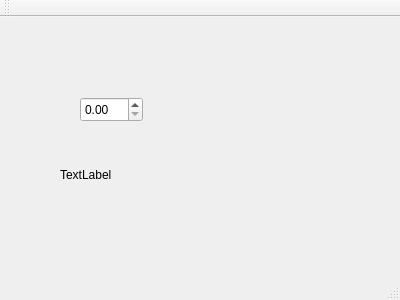
<?xml version="1.0" encoding="UTF-8"?>
<ui version="4.0">
 <class>Weather_Judgment_Hub</class>
 <widget class="QMainWindow" name="Weather_Judgment_Hub">
  <property name="geometry">
   <rect>
    <x>0</x>
    <y>0</y>
    <width>400</width>
    <height>300</height>
   </rect>
  </property>
  <property name="windowTitle">
   <string>Weather_Judgment_Hub</string>
  </property>
  <widget class="QWidget" name="centralWidget">
   <widget class="QLabel" name="test">
    <property name="geometry">
     <rect>
      <x>60</x>
      <y>150</y>
      <width>281</width>
      <height>16</height>
     </rect>
    </property>
    <property name="text">
     <string>TextLabel</string>
    </property>
   </widget>
   <widget class="QDoubleSpinBox" name="boxtest">
    <property name="geometry">
     <rect>
      <x>80</x>
      <y>80</y>
      <width>63</width>
      <height>25</height>
     </rect>
    </property>
   </widget>
  </widget>
  <widget class="QMenuBar" name="menuBar">
   <property name="geometry">
    <rect>
     <x>0</x>
     <y>0</y>
     <width>400</width>
     <height>21</height>
    </rect>
   </property>
  </widget>
  <widget class="QToolBar" name="mainToolBar">
   <attribute name="toolBarArea">
    <enum>TopToolBarArea</enum>
   </attribute>
   <attribute name="toolBarBreak">
    <bool>false</bool>
   </attribute>
  </widget>
  <widget class="QStatusBar" name="statusBar"/>
 </widget>
 <layoutdefault spacing="6" margin="11"/>
 <resources/>
 <connections/>
</ui>
